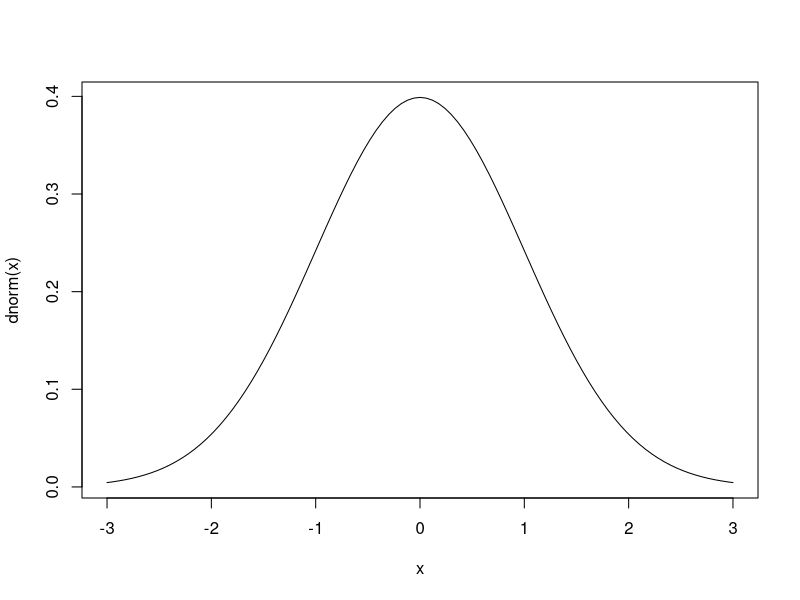
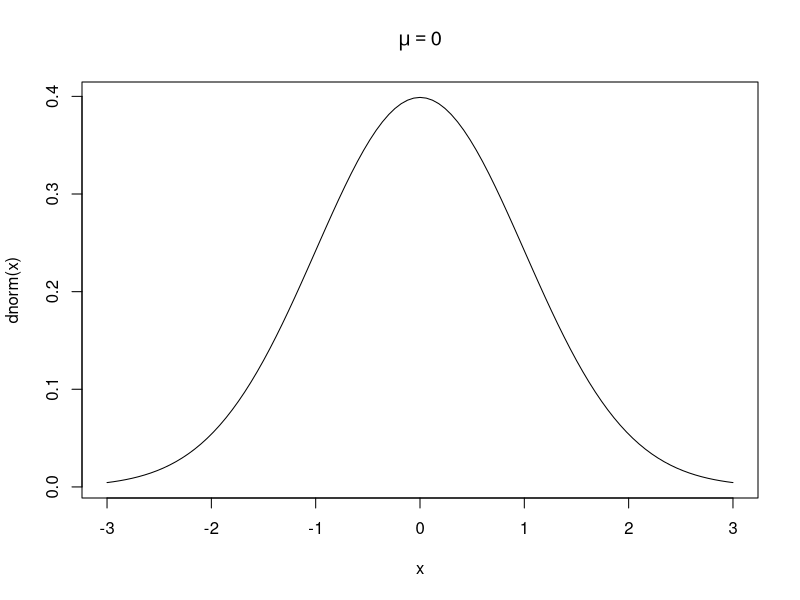
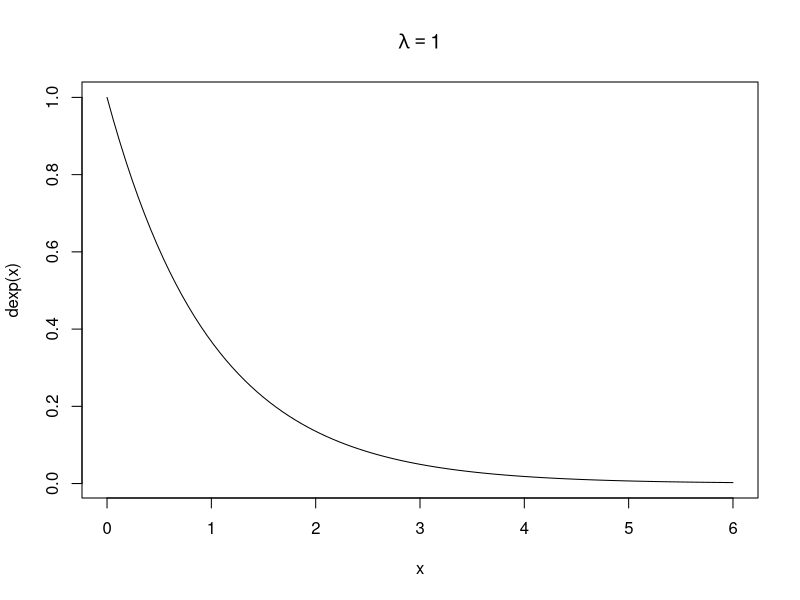
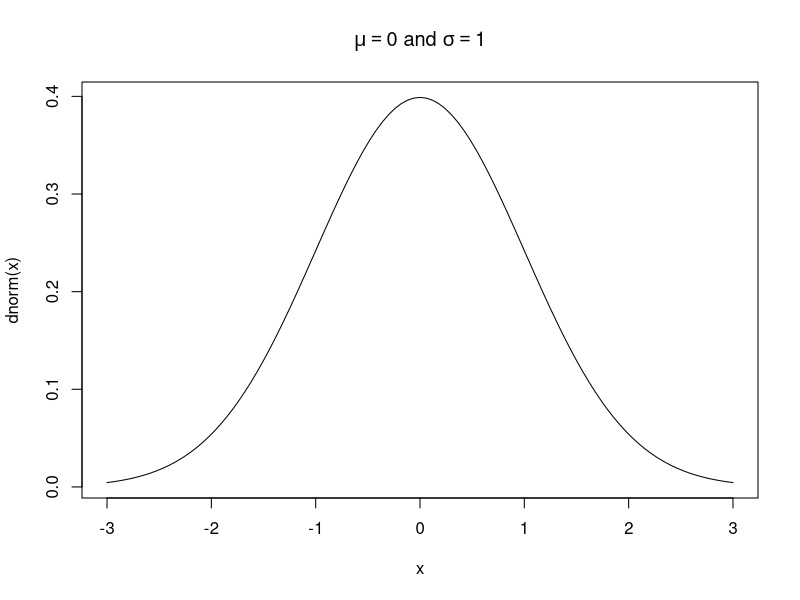
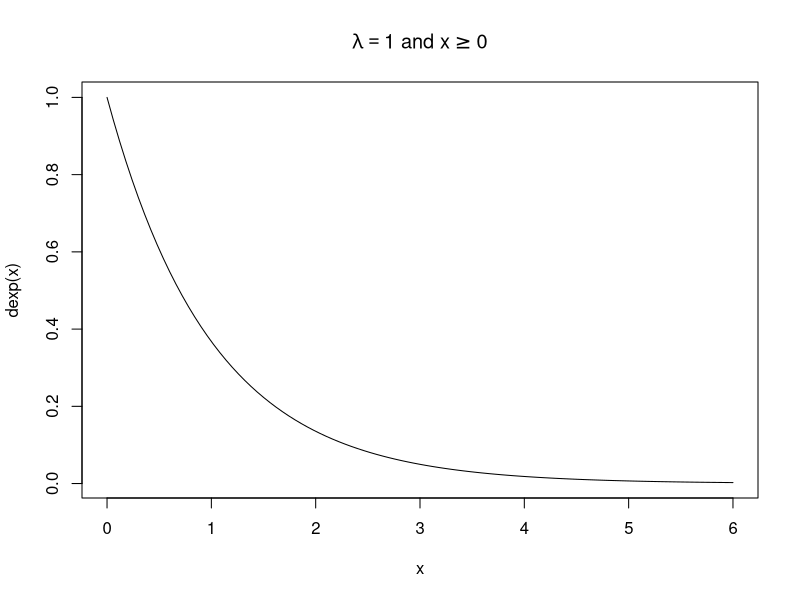
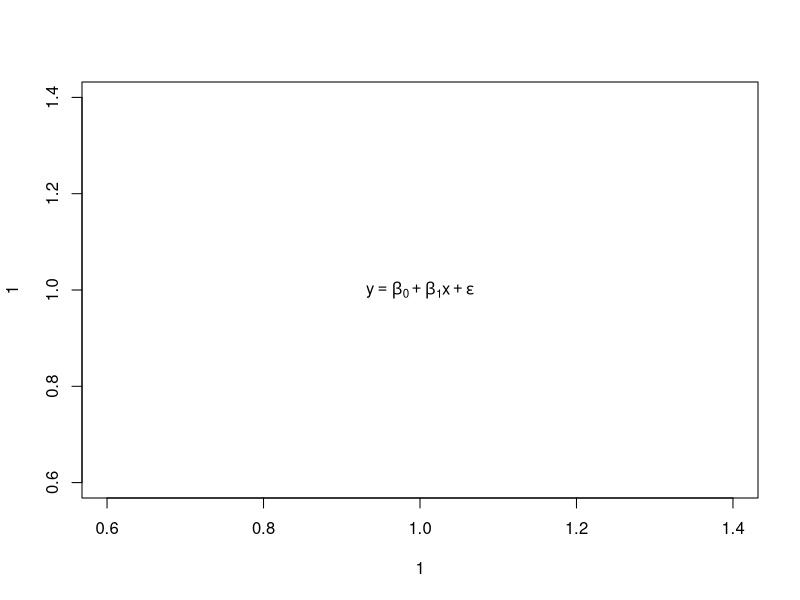
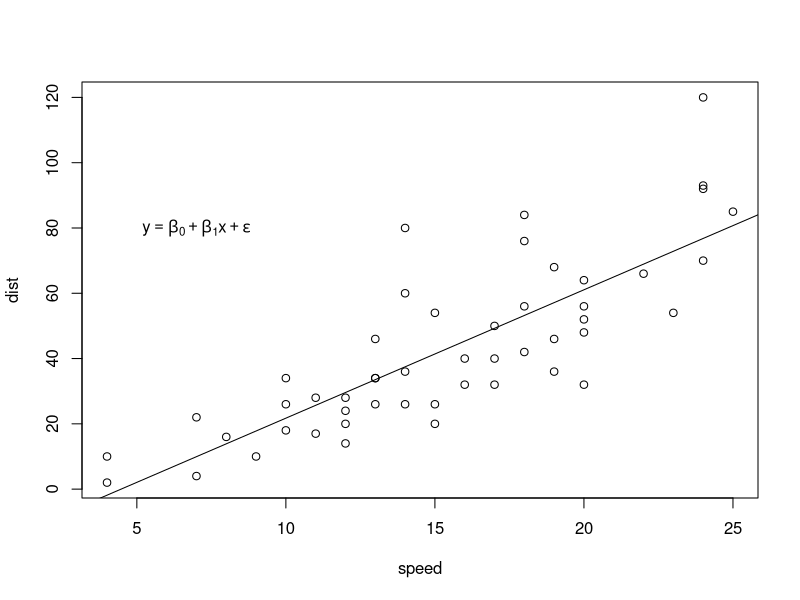
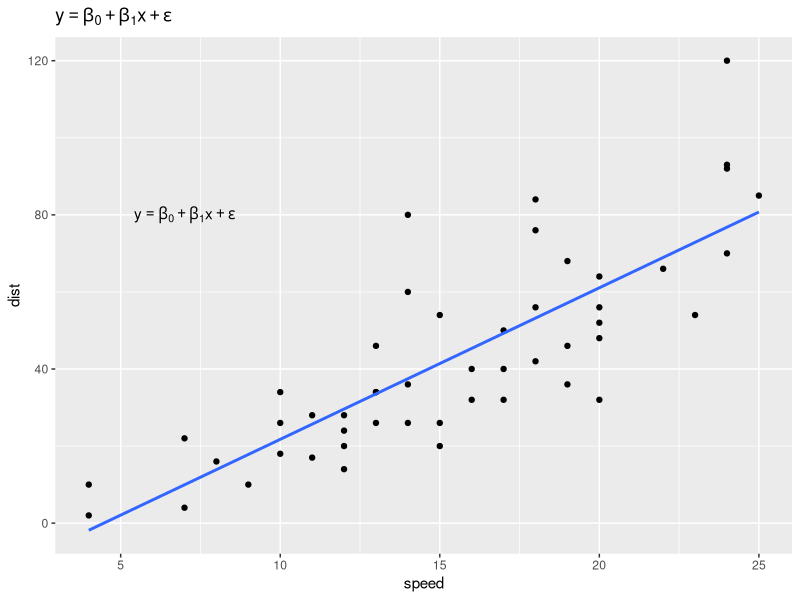

Recreate these plots in R, in order.
## ---- chunk 1
curve(dnorm(x), from = -3, to = 3)
## ---- chunk 2
curve(dnorm(x), from = -3, to = 3,
      main = expression(mu == 0))
## ---- chunk 3
curve(dexp(x), from = 0, to = 6, main = expression(lambda == 1))
## ---- chunk 4
curve(dnorm(x), from = -3, to = 3,
      main = expression(paste(mu == 0, " and ", sigma == 1)))
## ---- chunk 5
curve(dexp(x), from = 0, to = 6, 
      main = expression(paste(lambda == 1, " and ", x >= 0)))

## ---- chunk 6
plot(1,1, type = "n")
text(1,1, expression(y == beta[0] + beta[1]*x + epsilon))
## ---- chunk 7
e <- expression(y == beta[0] + beta[1]*x + epsilon)
## ---- chunk 8
m <- lm(dist ~ speed, cars)
plot(dist ~ speed, cars)
abline(m)
text(7, 80, e)
## ---- chunk 9
library(ggplot2)
e <- expression(y == beta[0] + beta[1]*x + epsilon)
e2 <- "y == beta[0] + beta[1]*x + epsilon"
ggplot(cars) +
  aes(x = speed, y = dist) +
  geom_point() +
  geom_smooth(method = "lm", se = FALSE) +
  annotate("text", 7, 80, label = e2, parse = TRUE) +
  labs(title = e)
## ---- chunk 10
plot(1, 1, type = "n")
text(1, 1, )
